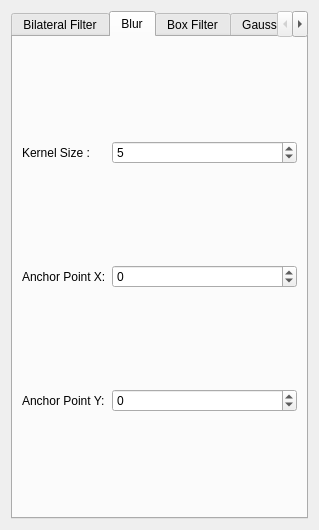
<?xml version="1.0" encoding="UTF-8"?>
<ui version="4.0">
 <class>PluginGui</class>
 <widget class="QWidget" name="PluginGui">
  <property name="geometry">
   <rect>
    <x>0</x>
    <y>0</y>
    <width>319</width>
    <height>530</height>
   </rect>
  </property>
  <property name="windowTitle">
   <string>Form</string>
  </property>
  <layout class="QGridLayout" name="gridLayout">
   <item row="0" column="0">
    <widget class="QTabWidget" name="mainTabs">
     <property name="tabPosition">
      <enum>QTabWidget::North</enum>
     </property>
     <property name="currentIndex">
      <number>1</number>
     </property>
     <widget class="QWidget" name="mBilateralTab">
      <attribute name="title">
       <string>Bilateral Filter</string>
      </attribute>
      <layout class="QGridLayout" name="gridLayout_3">
       <item row="2" column="0">
        <widget class="QLabel" name="label_2">
         <property name="sizePolicy">
          <sizepolicy hsizetype="Fixed" vsizetype="Preferred">
           <horstretch>0</horstretch>
           <verstretch>0</verstretch>
          </sizepolicy>
         </property>
         <property name="text">
          <string>Sigma Space :</string>
         </property>
        </widget>
       </item>
       <item row="1" column="0">
        <widget class="QLabel" name="label">
         <property name="sizePolicy">
          <sizepolicy hsizetype="Fixed" vsizetype="Preferred">
           <horstretch>0</horstretch>
           <verstretch>0</verstretch>
          </sizepolicy>
         </property>
         <property name="text">
          <string>Sigma Color :</string>
         </property>
        </widget>
       </item>
       <item row="1" column="1">
        <widget class="QDoubleSpinBox" name="mBilateralSigmaColor">
         <property name="maximum">
          <double>999.000000000000000</double>
         </property>
         <property name="value">
          <double>50.000000000000000</double>
         </property>
        </widget>
       </item>
       <item row="2" column="1">
        <widget class="QDoubleSpinBox" name="mBilateralSigmaSpace">
         <property name="maximum">
          <double>999.000000000000000</double>
         </property>
         <property name="value">
          <double>50.000000000000000</double>
         </property>
        </widget>
       </item>
       <item row="0" column="0">
        <widget class="QLabel" name="label_3">
         <property name="sizePolicy">
          <sizepolicy hsizetype="Fixed" vsizetype="Preferred">
           <horstretch>0</horstretch>
           <verstretch>0</verstretch>
          </sizepolicy>
         </property>
         <property name="text">
          <string>Diameter :</string>
         </property>
        </widget>
       </item>
       <item row="0" column="1">
        <widget class="QSpinBox" name="mBilateralDiameterSpinBox">
         <property name="minimum">
          <number>3</number>
         </property>
         <property name="maximum">
          <number>30</number>
         </property>
         <property name="value">
          <number>5</number>
         </property>
        </widget>
       </item>
      </layout>
     </widget>
     <widget class="QWidget" name="mBlurTab">
      <attribute name="title">
       <string>Blur</string>
      </attribute>
      <layout class="QGridLayout" name="gridLayout_2">
       <item row="0" column="0">
        <widget class="QLabel" name="label_4">
         <property name="sizePolicy">
          <sizepolicy hsizetype="Fixed" vsizetype="Preferred">
           <horstretch>0</horstretch>
           <verstretch>0</verstretch>
          </sizepolicy>
         </property>
         <property name="text">
          <string>Kernel Size :</string>
         </property>
        </widget>
       </item>
       <item row="0" column="1">
        <widget class="QSpinBox" name="mBlurKernelSizeSpinBox">
         <property name="minimum">
          <number>3</number>
         </property>
         <property name="maximum">
          <number>30</number>
         </property>
         <property name="value">
          <number>5</number>
         </property>
        </widget>
       </item>
       <item row="1" column="0">
        <widget class="QLabel" name="label_5">
         <property name="sizePolicy">
          <sizepolicy hsizetype="Fixed" vsizetype="Preferred">
           <horstretch>0</horstretch>
           <verstretch>0</verstretch>
          </sizepolicy>
         </property>
         <property name="text">
          <string>Anchor Point X:</string>
         </property>
        </widget>
       </item>
       <item row="1" column="1">
        <widget class="QSpinBox" name="mBlurAnchoXSpin">
         <property name="minimum">
          <number>-99</number>
         </property>
        </widget>
       </item>
       <item row="2" column="1">
        <widget class="QSpinBox" name="mBlurAnchoYSpin">
         <property name="minimum">
          <number>-99</number>
         </property>
        </widget>
       </item>
       <item row="2" column="0">
        <widget class="QLabel" name="label_6">
         <property name="sizePolicy">
          <sizepolicy hsizetype="Fixed" vsizetype="Preferred">
           <horstretch>0</horstretch>
           <verstretch>0</verstretch>
          </sizepolicy>
         </property>
         <property name="text">
          <string>Anchor Point Y:</string>
         </property>
        </widget>
       </item>
      </layout>
     </widget>
     <widget class="QWidget" name="mBoxFilterTab">
      <attribute name="title">
       <string>Box Filter</string>
      </attribute>
      <layout class="QGridLayout" name="gridLayout_4">
       <item row="1" column="1">
        <widget class="QSpinBox" name="mBoxDepthSpin">
         <property name="minimum">
          <number>-1</number>
         </property>
         <property name="maximum">
          <number>9</number>
         </property>
         <property name="value">
          <number>-1</number>
         </property>
        </widget>
       </item>
       <item row="0" column="0">
        <widget class="QLabel" name="label_9">
         <property name="sizePolicy">
          <sizepolicy hsizetype="Fixed" vsizetype="Preferred">
           <horstretch>0</horstretch>
           <verstretch>0</verstretch>
          </sizepolicy>
         </property>
         <property name="text">
          <string>Kernel Size :</string>
         </property>
        </widget>
       </item>
       <item row="0" column="1">
        <widget class="QSpinBox" name="mBoxKernelSizeSpinBox">
         <property name="minimum">
          <number>3</number>
         </property>
         <property name="maximum">
          <number>30</number>
         </property>
         <property name="value">
          <number>5</number>
         </property>
        </widget>
       </item>
       <item row="1" column="0">
        <widget class="QLabel" name="label_10">
         <property name="sizePolicy">
          <sizepolicy hsizetype="Fixed" vsizetype="Preferred">
           <horstretch>0</horstretch>
           <verstretch>0</verstretch>
          </sizepolicy>
         </property>
         <property name="text">
          <string>Depth (use -1 for depth same as source):</string>
         </property>
         <property name="wordWrap">
          <bool>true</bool>
         </property>
        </widget>
       </item>
       <item row="2" column="0">
        <widget class="QLabel" name="label_8">
         <property name="sizePolicy">
          <sizepolicy hsizetype="Fixed" vsizetype="Preferred">
           <horstretch>0</horstretch>
           <verstretch>0</verstretch>
          </sizepolicy>
         </property>
         <property name="text">
          <string>Anchor Point X:</string>
         </property>
        </widget>
       </item>
       <item row="2" column="1">
        <widget class="QSpinBox" name="mBoxAnchoXSpin">
         <property name="minimum">
          <number>-99</number>
         </property>
        </widget>
       </item>
       <item row="3" column="0">
        <widget class="QLabel" name="label_7">
         <property name="sizePolicy">
          <sizepolicy hsizetype="Fixed" vsizetype="Preferred">
           <horstretch>0</horstretch>
           <verstretch>0</verstretch>
          </sizepolicy>
         </property>
         <property name="text">
          <string>Anchor Point Y:</string>
         </property>
        </widget>
       </item>
       <item row="3" column="1">
        <widget class="QSpinBox" name="mBoxAnchoYSpin">
         <property name="minimum">
          <number>-99</number>
         </property>
        </widget>
       </item>
       <item row="4" column="0" colspan="2">
        <widget class="QCheckBox" name="mBoxNormalCheck">
         <property name="text">
          <string>Normalized</string>
         </property>
        </widget>
       </item>
      </layout>
     </widget>
     <widget class="QWidget" name="mGaussianFilterTab">
      <attribute name="title">
       <string>Gaussian Filter</string>
      </attribute>
      <layout class="QGridLayout" name="gridLayout_5">
       <item row="0" column="0">
        <widget class="QLabel" name="label_12">
         <property name="sizePolicy">
          <sizepolicy hsizetype="Fixed" vsizetype="Preferred">
           <horstretch>0</horstretch>
           <verstretch>0</verstretch>
          </sizepolicy>
         </property>
         <property name="text">
          <string>Kernel Size :</string>
         </property>
        </widget>
       </item>
       <item row="0" column="1">
        <widget class="QSpinBox" name="mGaussKernelSizeSpinBox">
         <property name="minimum">
          <number>3</number>
         </property>
         <property name="maximum">
          <number>30</number>
         </property>
         <property name="value">
          <number>5</number>
         </property>
        </widget>
       </item>
       <item row="1" column="0">
        <widget class="QLabel" name="label_11">
         <property name="sizePolicy">
          <sizepolicy hsizetype="Fixed" vsizetype="Preferred">
           <horstretch>0</horstretch>
           <verstretch>0</verstretch>
          </sizepolicy>
         </property>
         <property name="text">
          <string>Sigma X:</string>
         </property>
        </widget>
       </item>
       <item row="2" column="0">
        <widget class="QLabel" name="label_13">
         <property name="sizePolicy">
          <sizepolicy hsizetype="Fixed" vsizetype="Preferred">
           <horstretch>0</horstretch>
           <verstretch>0</verstretch>
          </sizepolicy>
         </property>
         <property name="text">
          <string>Sigma Y:</string>
         </property>
        </widget>
       </item>
       <item row="1" column="1">
        <widget class="QDoubleSpinBox" name="mGaussSigmaXSpin">
         <property name="value">
          <double>1.000000000000000</double>
         </property>
        </widget>
       </item>
       <item row="2" column="1">
        <widget class="QDoubleSpinBox" name="mGaussSigmaYSpin"/>
       </item>
      </layout>
     </widget>
     <widget class="QWidget" name="mMedianFilterTab">
      <attribute name="title">
       <string>Median Filter</string>
      </attribute>
      <layout class="QGridLayout" name="gridLayout_6">
       <item row="0" column="0">
        <widget class="QLabel" name="label_14">
         <property name="sizePolicy">
          <sizepolicy hsizetype="Fixed" vsizetype="Preferred">
           <horstretch>0</horstretch>
           <verstretch>0</verstretch>
          </sizepolicy>
         </property>
         <property name="text">
          <string>Aperture Size:</string>
         </property>
        </widget>
       </item>
       <item row="0" column="1">
        <widget class="QSpinBox" name="mMedianApertureSpin">
         <property name="minimum">
          <number>1</number>
         </property>
        </widget>
       </item>
      </layout>
     </widget>
     <widget class="QWidget" name="mFilter2DTab">
      <attribute name="title">
       <string>Filter 2D</string>
      </attribute>
      <layout class="QGridLayout" name="gridLayout_7">
       <item row="0" column="0">
        <widget class="QLabel" name="label_15">
         <property name="text">
          <string>Kernel Matrix is contant and set in the code. Change it to experiment with various Kernel matrices.</string>
         </property>
         <property name="alignment">
          <set>Qt::AlignCenter</set>
         </property>
         <property name="wordWrap">
          <bool>true</bool>
         </property>
        </widget>
       </item>
      </layout>
     </widget>
     <widget class="QWidget" name="mDerivativesTab">
      <attribute name="title">
       <string>Derivatives</string>
      </attribute>
      <layout class="QGridLayout" name="gridLayout_8">
       <item row="3" column="0">
        <widget class="QLabel" name="label_16">
         <property name="sizePolicy">
          <sizepolicy hsizetype="Fixed" vsizetype="Preferred">
           <horstretch>0</horstretch>
           <verstretch>0</verstretch>
          </sizepolicy>
         </property>
         <property name="text">
          <string>Scale :</string>
         </property>
        </widget>
       </item>
       <item row="4" column="0">
        <widget class="QLabel" name="label_17">
         <property name="sizePolicy">
          <sizepolicy hsizetype="Fixed" vsizetype="Preferred">
           <horstretch>0</horstretch>
           <verstretch>0</verstretch>
          </sizepolicy>
         </property>
         <property name="text">
          <string>Delta :</string>
         </property>
        </widget>
       </item>
       <item row="3" column="1">
        <widget class="QDoubleSpinBox" name="mDerivScaleSpin">
         <property name="minimum">
          <double>0.100000000000000</double>
         </property>
         <property name="maximum">
          <double>999.000000000000000</double>
         </property>
        </widget>
       </item>
       <item row="4" column="1">
        <widget class="QDoubleSpinBox" name="mDerivDeltaSpin">
         <property name="minimum">
          <double>0.000000000000000</double>
         </property>
         <property name="maximum">
          <double>999.000000000000000</double>
         </property>
         <property name="value">
          <double>0.000000000000000</double>
         </property>
        </widget>
       </item>
       <item row="2" column="0" colspan="2">
        <widget class="QRadioButton" name="mDerivLaplacRadio">
         <property name="text">
          <string>Laplacian</string>
         </property>
        </widget>
       </item>
       <item row="1" column="0" colspan="2">
        <widget class="QRadioButton" name="mDerivScharrRadio">
         <property name="text">
          <string>Scharr</string>
         </property>
        </widget>
       </item>
       <item row="0" column="0" colspan="2">
        <widget class="QRadioButton" name="mDerivSobelRadio">
         <property name="text">
          <string>Sobel</string>
         </property>
         <property name="checked">
          <bool>true</bool>
         </property>
        </widget>
       </item>
      </layout>
     </widget>
     <widget class="QWidget" name="mMorphologyTab">
      <attribute name="title">
       <string>Morphology</string>
      </attribute>
      <layout class="QGridLayout" name="gridLayout_9">
       <item row="3" column="1">
        <widget class="QSpinBox" name="mMorphIterSpin">
         <property name="minimum">
          <number>1</number>
         </property>
        </widget>
       </item>
       <item row="3" column="0">
        <widget class="QLabel" name="label_18">
         <property name="sizePolicy">
          <sizepolicy hsizetype="Fixed" vsizetype="Preferred">
           <horstretch>0</horstretch>
           <verstretch>0</verstretch>
          </sizepolicy>
         </property>
         <property name="text">
          <string>Iteration Count :</string>
         </property>
         <property name="wordWrap">
          <bool>true</bool>
         </property>
        </widget>
       </item>
       <item row="5" column="1">
        <widget class="QComboBox" name="morphTypesCombo"/>
       </item>
       <item row="0" column="0" colspan="2">
        <widget class="QRadioButton" name="morphErodeRadio">
         <property name="text">
          <string>Erode</string>
         </property>
         <property name="checked">
          <bool>true</bool>
         </property>
        </widget>
       </item>
       <item row="1" column="0" colspan="2">
        <widget class="QRadioButton" name="morphDilateRadio">
         <property name="text">
          <string>Dilate</string>
         </property>
        </widget>
       </item>
       <item row="5" column="0">
        <widget class="QLabel" name="label_19">
         <property name="sizePolicy">
          <sizepolicy hsizetype="Fixed" vsizetype="Preferred">
           <horstretch>0</horstretch>
           <verstretch>0</verstretch>
          </sizepolicy>
         </property>
         <property name="text">
          <string>Morph Type :</string>
         </property>
         <property name="wordWrap">
          <bool>true</bool>
         </property>
        </widget>
       </item>
       <item row="2" column="0" colspan="2">
        <widget class="QRadioButton" name="mMorphMorphRadio">
         <property name="text">
          <string>Morph</string>
         </property>
        </widget>
       </item>
       <item row="4" column="0">
        <widget class="QLabel" name="label_20">
         <property name="text">
          <string>Morph Shape :</string>
         </property>
        </widget>
       </item>
       <item row="4" column="1">
        <widget class="QComboBox" name="mMorphShapesCombo"/>
       </item>
      </layout>
     </widget>
    </widget>
   </item>
  </layout>
 </widget>
 <resources/>
 <connections/>
</ui>
